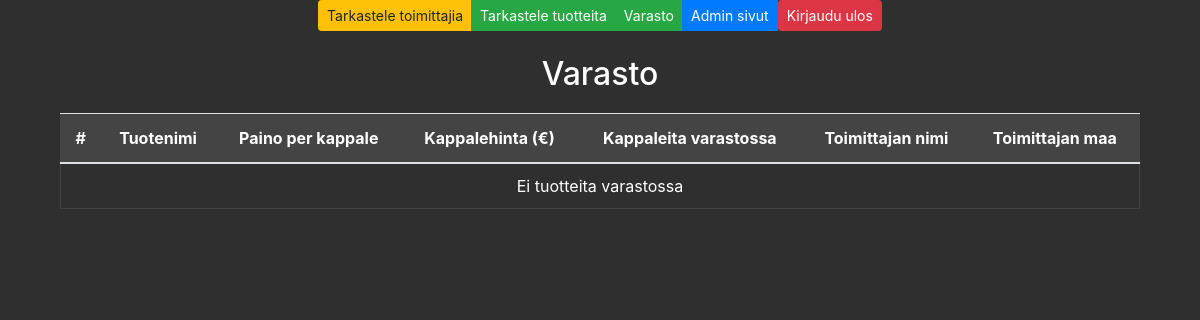
Page /varasto/ on the earlier database version.
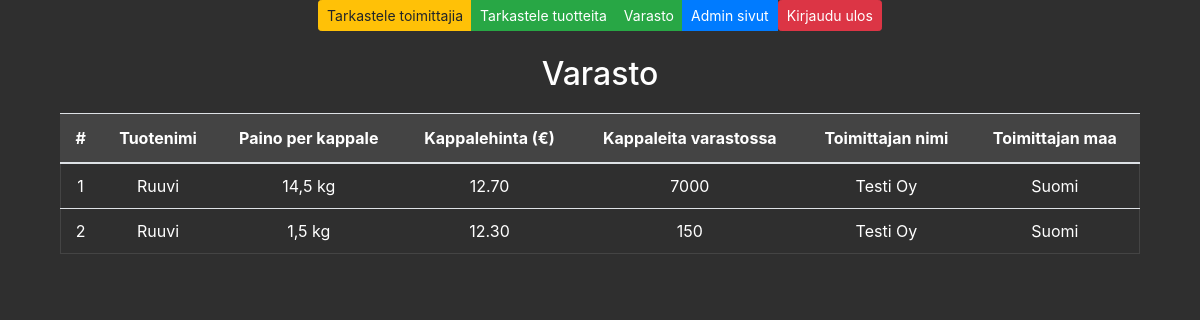
Same page on the later database version.
### app/models.py (models this page shows, shortened)
class Varasto(models.Model):
    tuotenimi = models.CharField(max_length=20)
    painoperkappale = models.CharField(max_length=20)
    kappalehinta = models.DecimalField(max_digits=8, decimal_places=2)
    tuotteitavarastossa = models.IntegerField()
    toimittaja_nimi = models.CharField(max_length=50, null=True, blank=True)
    toimittaja_maa = models.CharField(max_length=50, null=True, blank=True)

### app/views.py (the view)
# urls.py: path('varasto/', varastolistaview, name='varasto'),
def varastolistaview(request):
    varastot = Varasto.objects.all()
    return render(request, 'varastolista.html', {'varastot': varastot})

### app/templates/varastolista.html
{% extends 'index.html' %}
{% block content %}
<div class="container mt-4">
    <h2 class="varasto-title">Varasto</h2>
    <table class="table varasto-table">
        <thead>
            <tr>
                <th>#</th>
                <th>Tuotenimi</th>
                <th>Paino per kappale</th>
                <th>Kappalehinta (€)</th>
                <th>Kappaleita varastossa</th>
                <th>Toimittajan nimi</th>
                <th>Toimittajan maa</th>
            </tr>
        </thead>
        <tbody>
            {% for varasto in varastot %}
            <tr>
                <td>{{ forloop.counter }}</td>
                <td>{{ varasto.tuotenimi }}</td>
                <td>{{ varasto.painoperkappale }}</td>
                <td>{{ varasto.kappalehinta }}</td>
                <td>{{ varasto.tuotteitavarastossa }}</td>
                <td>{{ varasto.toimittaja_nimi|default:"Ei tiedossa" }}</td>
                <td>{{ varasto.toimittaja_maa|default:"Ei tiedossa" }}</td>
            </tr>
            {% empty %}
            <tr>
                <td colspan="7" class="text-center">Ei tuotteita varastossa</td>
            </tr>
            {% endfor %}
        </tbody>
    </table>
</div>
{% endblock %}

Differences in the rows shown:
added Varasto: tuotenimi "Ruuvi", painoperkappale "14,5 kg", kappalehinta "12.70", tuotteitavarastossa "7000", toimittaja_nimi "Testi Oy", toimittaja_maa "Suomi"
added Varasto: tuotenimi "Ruuvi", painoperkappale "1,5 kg", kappalehinta "12.30", tuotteitavarastossa "150", toimittaja_nimi "Testi Oy", toimittaja_maa "Suomi"
Other differences:
text no longer shown: "Ei tuotteita varastossa"
